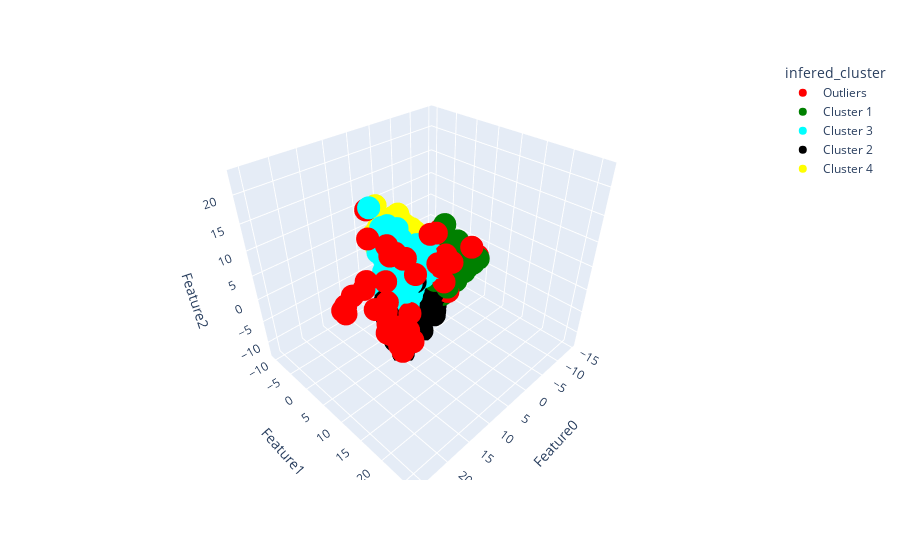

The notebook cell this image was saved under:
### Code cell
# we can consider no of classes as 4

mod_df = bird_df.copy()

scaler = StandardScaler()
data_rescaled = scaler.fit_transform(mod_df)

mod_df = pd.DataFrame(data_rescaled, columns=mod_df.columns)

pca_mod = PCA(n_components=pca_features)

pca_mod.fit(mod_df)
mod_t = pca_mod.transform(mod_df)

k_mod = KMeans(n_clusters=4, n_init = 10, init='k-means++', random_state=42)

classes = k_mod.fit_predict(mod_t)

final_df = pd.concat([mod_df.reset_index(drop=True), pd.DataFrame(mod_t, columns=constructCols(pca_features))], axis=1)
final_df['cluster_label'] = k_mod.labels_
final_df['distance'] = distance_from_center(final_df['Feature0'], final_df['Feature1'], final_df['cluster_label'], k_mod)
centroids = np.array(k_mod.cluster_centers_)

print(final_df['cluster_label'].value_counts())

outliers, all_outlier_idx = detect_outliers(final_df['distance'])
outliers_idx = list(final_df.sort_values('distance', ascending=False).head(len(all_outlier_idx)).index)

no_of_outliers = len(outliers_idx)

final_df['infered_cluster'] = k_mod.labels_
final_df.loc[outliers_idx, ['infered_cluster']] = 4

outliers_df = final_df[final_df.index.isin(outliers_idx)]

final_df['cluster_label'] = final_df['cluster_label'].replace({0:'Cluster 1', 1:'Cluster 2', 2:'Cluster 3', 3:'Cluster 4'})
final_df['infered_cluster'] = final_df['infered_cluster'].replace({0:'Cluster 1', 1:'Cluster 2', 2:'Cluster 3', 3:'Cluster 4', 4: 'Outliers'})
final_df['bird'] = bird_df_raw['bird'].replace({0:'turtledove', 1:'greypartridge', 2:'yellowhammer', 3:'stockdove'})

plt.figure()
sns.scatterplot(data = final_df, x='Feature0', y='Feature1') # ,palette=['r','g','b','y'])
plt.title('Before clustering')
plt.show()

# plot 2D scatter plot to cluster
plt.figure()
sns.scatterplot(data = final_df, x='Feature0', y='Feature1', hue="cluster_label", palette=['r','g','b','y'])
plt.scatter(centroids[:,0], centroids[:,1], marker="x", color='k', s=100)
plt.title('After Clustering')
plt.show()


plt.figure()
final_df.boxplot(column=['distance'])
plt.title('No of Outliers: {}'.format(len(all_outlier_idx))) 
plt.suptitle('') # that's what you're after
plt.show()
                

# plot 2D scatter plot to cluster
plt.figure()
sns.scatterplot(data = final_df, x='Feature0', y='Feature1', hue="infered_cluster", palette=['r','g','c','k','y'])
plt.scatter(centroids[:,0], centroids[:,1], marker="x", color='k', s=100)
plt.title('After Clustering with outliers')
plt.show()
                                  

                                                               
fig = px.scatter_3d(final_df, x='Feature0', y='Feature1', z='Feature2',color='infered_cluster', color_discrete_sequence=['red','green', 'cyan','black','yellow'])
fig.show()

### Figure 1 — Plotly figure (JSON) as saved in the notebook; plotly's stock layout.template omitted (floating-point values rounded to 4 significant figures; data arrays with more than 128 entries replaced by an {"elided": "..."} marker saying what was removed)
{"data": [{"hovertemplate": "infered_cluster=Outliers<br>Feature0=%{x}<br>Feature1=%{y}<br>Feature2=%{z}<extra></extra>", "legendgroup": "Outliers", "marker": {"color": "red", "symbol": "circle"}, "mode": "markers", "name": "Outliers", "scene": "scene", "showlegend": true, "type": "scatter3d", "x": [-0.5479, 2.282, -0.436, 0.6959, 0.5932, 11.9, 12.15, 1.145, -1.82, 10.38, 12.05, 9.704, 18.13, 16.06, 20.93, 25.57, 17.09, 13.15, 11.22, 18.65, 20.41, 24.26, 25.18, 22.78, 0.1729, 8.085, 14.0, -7.506, -7.104, -7.12, -4.857, 6.929, -5.501, -5.348, -5.687, -5.461, -6.306, -6.736, -6.728, -6.936, -3.659, -10.05, -14.5, -14.5, -9.63, -14.5, -9.65, -12.35, -6.832, 12.12, 11.02, -6.36, 12.12, 9.016, 8.912, 10.16, 9.896, 13.37, 13.05, 11.01, 9.919, 9.654, -0.9205, 11.71, -0.4537, 11.94, 12.4, 11.5, 11.07, 12.55, 13.53, 9.598, 11.61, 15.22, 10.7, 10.71, 10.3], "y": [6.99, 8.505, 8.595, 7.687, 7.669, 5.733, 6.699, 7.678, 3.942, 8.341, 6.982, 7.075, 22.67, 26.06, 11.11, 12.22, 13.71, 17.59, 14.57, 9.87, 11.09, 11.09, 12.32, 10.8, 7.39, 8.197, 7.569, -7.305, -6.938, -7.257, -9.453, -5.358, -9.07, -9.466, -9.365, -8.805, -9.126, -9.242, -9.627, -9.896, -10.37, -2.738, -7.828, -7.828, -3.127, -7.828, -2.951, 4.866, -9.257, 6.133, 5.966, -8.738, 5.919, 8.288, 8.107, 7.563, 7.261, 6.942, 6.585, 5.521, 7.288, 6.879, -2.348, 4.506, 7.845, 5.075, 5.265, 4.726, 5.671, 9.134, 9.952, 8.271, 8.902, 5.981, 7.388, 6.548, 8.591], "z": [5.131, 4.679, 4.367, 4.235, 4.189, 12.11, 10.72, 4.518, 2.162, 10.23, 11.51, 9.144, 19.96, 22.92, 11.31, 10.81, 16.81, 19.98, 17.67, 18.1, 12.41, 10.25, 10.08, 10.98, -0.2299, 5.868, 7.169, -0.4922, -0.259, -0.5939, 2.77, 12.26, 1.963, 1.457, 1.025, 1.445, 0.7477, 0.7749, 0.3649, 0.1379, 1.573, 1.086, -3.552, -3.552, 1.454, -3.552, 2.247, -1.595, -1.462, -5.948, -6.13, -3.884, -6.334, -8.538, -8.376, -8.006, -8.137, 2.294, -4.931, -4.264, -7.687, -5.868, -8.852, -2.067, -2.512, -4.52, -6.183, -5.674, -7.349, -4.928, -3.062, -1.545, -3.107, 1.284, -10.37, -9.412, -4.792]}, {"hovertemplate": "infered_cluster=Cluster 1<br>Feature0=%{x}<br>Feature1=%{y}<br>Feature2=%{z}<extra></extra>", "legendgroup": "Cluster 1", "marker": {"color": "green", "symbol": "circle"}, "mode": "markers", "name": "Cluster 1", "scene": "scene", "showlegend": true, "type": "scatter3d", "x": {"elided": "1244 float values"}, "y": {"elided": "1244 float values"}, "z": {"elided": "1244 float values"}}, {"hovertemplate": "infered_cluster=Cluster 3<br>Feature0=%{x}<br>Feature1=%{y}<br>Feature2=%{z}<extra></extra>", "legendgroup": "Cluster 3", "marker": {"color": "cyan", "symbol": "circle"}, "mode": "markers", "name": "Cluster 3", "scene": "scene", "showlegend": true, "type": "scatter3d", "x": {"elided": "732 float values"}, "y": {"elided": "732 float values"}, "z": {"elided": "732 float values"}}, {"hovertemplate": "infered_cluster=Cluster 2<br>Feature0=%{x}<br>Feature1=%{y}<br>Feature2=%{z}<extra></extra>", "legendgroup": "Cluster 2", "marker": {"color": "black", "symbol": "circle"}, "mode": "markers", "name": "Cluster 2", "scene": "scene", "showlegend": true, "type": "scatter3d", "x": {"elided": "594 float values"}, "y": {"elided": "594 float values"}, "z": {"elided": "594 float values"}}, {"hovertemplate": "infered_cluster=Cluster 4<br>Feature0=%{x}<br>Feature1=%{y}<br>Feature2=%{z}<extra></extra>", "legendgroup": "Cluster 4", "marker": {"color": "yellow", "symbol": "circle"}, "mode": "markers", "name": "Cluster 4", "scene": "scene", "showlegend": true, "type": "scatter3d", "x": {"elided": "1353 float values"}, "y": {"elided": "1353 float values"}, "z": {"elided": "1353 float values"}}], "layout": {"legend": {"title": {"text": "infered_cluster"}, "tracegroupgap": 0}, "margin": {"t": 60}, "scene": {"domain": {"x": [0, 1], "y": [0, 1]}, "xaxis": {"title": {"text": "Feature0"}}, "yaxis": {"title": {"text": "Feature1"}}, "zaxis": {"title": {"text": "Feature2"}}}}}
